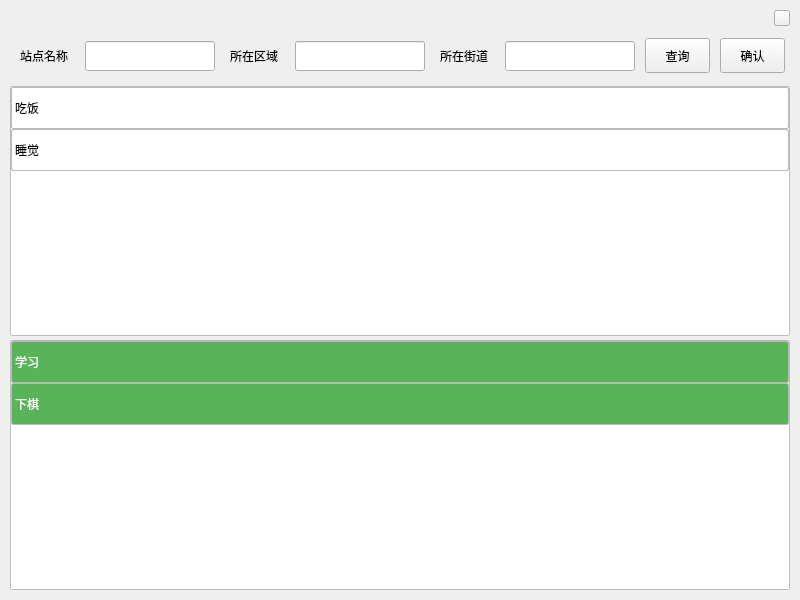
<?xml version="1.0" encoding="UTF-8"?>
<ui version="4.0">
 <class>ib_includeStation</class>
 <widget class="QWidget" name="ib_includeStation">
  <property name="geometry">
   <rect>
    <x>0</x>
    <y>0</y>
    <width>800</width>
    <height>600</height>
   </rect>
  </property>
  <property name="minimumSize">
   <size>
    <width>800</width>
    <height>600</height>
   </size>
  </property>
  <property name="maximumSize">
   <size>
    <width>800</width>
    <height>600</height>
   </size>
  </property>
  <property name="windowTitle">
   <string>Form</string>
  </property>
  <layout class="QVBoxLayout" name="verticalLayout">
   <property name="spacing">
    <number>0</number>
   </property>
   <property name="leftMargin">
    <number>5</number>
   </property>
   <property name="topMargin">
    <number>5</number>
   </property>
   <property name="rightMargin">
    <number>5</number>
   </property>
   <property name="bottomMargin">
    <number>5</number>
   </property>
   <item>
    <widget class="QWidget" name="includestation_bar" native="true">
     <property name="minimumSize">
      <size>
       <width>0</width>
       <height>26</height>
      </size>
     </property>
     <property name="maximumSize">
      <size>
       <width>16777215</width>
       <height>26</height>
      </size>
     </property>
     <property name="styleSheet">
      <string notr="true">QWidget#changepassword_bar {
    border-style:solid;
	border-width:1px;
	border-color:rgb(187, 187, 187);
    background-color: qlineargradient(x1:0, y1:0, x2:0, y2:1, stop:0 rgb(242, 242, 242), stop:1 rgb(221, 221, 221));
}</string>
     </property>
     <layout class="QHBoxLayout" name="horizontalLayout">
      <property name="spacing">
       <number>5</number>
      </property>
      <property name="leftMargin">
       <number>5</number>
      </property>
      <property name="topMargin">
       <number>0</number>
      </property>
      <property name="rightMargin">
       <number>5</number>
      </property>
      <property name="bottomMargin">
       <number>0</number>
      </property>
      <item>
       <widget class="QLabel" name="lb_icon">
        <property name="minimumSize">
         <size>
          <width>25</width>
          <height>24</height>
         </size>
        </property>
        <property name="maximumSize">
         <size>
          <width>16777215</width>
          <height>26</height>
         </size>
        </property>
        <property name="text">
         <string/>
        </property>
        <property name="pixmap">
         <pixmap resource="res.qrc">:/Images/logo.png</pixmap>
        </property>
       </widget>
      </item>
      <item>
       <spacer name="hs_bar">
        <property name="orientation">
         <enum>Qt::Horizontal</enum>
        </property>
        <property name="sizeHint" stdset="0">
         <size>
          <width>40</width>
          <height>20</height>
         </size>
        </property>
       </spacer>
      </item>
      <item>
       <widget class="QPushButton" name="btn_close">
        <property name="minimumSize">
         <size>
          <width>16</width>
          <height>16</height>
         </size>
        </property>
        <property name="maximumSize">
         <size>
          <width>16</width>
          <height>16</height>
         </size>
        </property>
        <property name="text">
         <string/>
        </property>
       </widget>
      </item>
     </layout>
    </widget>
   </item>
   <item>
    <widget class="QWidget" name="widget" native="true">
     <layout class="QVBoxLayout" name="verticalLayout_2">
      <property name="spacing">
       <number>5</number>
      </property>
      <property name="leftMargin">
       <number>5</number>
      </property>
      <property name="topMargin">
       <number>0</number>
      </property>
      <property name="rightMargin">
       <number>5</number>
      </property>
      <property name="bottomMargin">
       <number>5</number>
      </property>
      <item>
       <widget class="QWidget" name="station_bar" native="true">
        <layout class="QHBoxLayout" name="horizontalLayout_2">
         <property name="spacing">
          <number>10</number>
         </property>
         <property name="leftMargin">
          <number>5</number>
         </property>
         <property name="topMargin">
          <number>0</number>
         </property>
         <property name="rightMargin">
          <number>5</number>
         </property>
         <property name="bottomMargin">
          <number>0</number>
         </property>
         <item>
          <widget class="QWidget" name="stationname" native="true">
           <property name="minimumSize">
            <size>
             <width>200</width>
             <height>50</height>
            </size>
           </property>
           <property name="maximumSize">
            <size>
             <width>16777215</width>
             <height>50</height>
            </size>
           </property>
           <widget class="QLabel" name="lb_stationname">
            <property name="geometry">
             <rect>
              <x>5</x>
              <y>10</y>
              <width>61</width>
              <height>30</height>
             </rect>
            </property>
            <property name="text">
             <string>站点名称</string>
            </property>
           </widget>
           <widget class="QLineEdit" name="le_stationname">
            <property name="geometry">
             <rect>
              <x>70</x>
              <y>10</y>
              <width>130</width>
              <height>30</height>
             </rect>
            </property>
           </widget>
          </widget>
         </item>
         <item>
          <widget class="QWidget" name="location" native="true">
           <property name="minimumSize">
            <size>
             <width>200</width>
             <height>50</height>
            </size>
           </property>
           <widget class="QLabel" name="lb_lacation">
            <property name="geometry">
             <rect>
              <x>5</x>
              <y>10</y>
              <width>61</width>
              <height>30</height>
             </rect>
            </property>
            <property name="text">
             <string>所在区域</string>
            </property>
           </widget>
           <widget class="QLineEdit" name="le_location">
            <property name="geometry">
             <rect>
              <x>70</x>
              <y>10</y>
              <width>130</width>
              <height>30</height>
             </rect>
            </property>
           </widget>
          </widget>
         </item>
         <item>
          <widget class="QWidget" name="street" native="true">
           <property name="minimumSize">
            <size>
             <width>200</width>
             <height>50</height>
            </size>
           </property>
           <widget class="QLabel" name="lb_street">
            <property name="geometry">
             <rect>
              <x>5</x>
              <y>10</y>
              <width>61</width>
              <height>30</height>
             </rect>
            </property>
            <property name="text">
             <string>所在街道</string>
            </property>
           </widget>
           <widget class="QLineEdit" name="le_street">
            <property name="geometry">
             <rect>
              <x>70</x>
              <y>10</y>
              <width>130</width>
              <height>30</height>
             </rect>
            </property>
           </widget>
          </widget>
         </item>
         <item>
          <widget class="QPushButton" name="btn_searchstation">
           <property name="minimumSize">
            <size>
             <width>50</width>
             <height>35</height>
            </size>
           </property>
           <property name="maximumSize">
            <size>
             <width>80</width>
             <height>35</height>
            </size>
           </property>
           <property name="text">
            <string>查询</string>
           </property>
          </widget>
         </item>
         <item>
          <widget class="QPushButton" name="pushButton">
           <property name="minimumSize">
            <size>
             <width>50</width>
             <height>35</height>
            </size>
           </property>
           <property name="maximumSize">
            <size>
             <width>80</width>
             <height>35</height>
            </size>
           </property>
           <property name="text">
            <string>确认</string>
           </property>
          </widget>
         </item>
        </layout>
       </widget>
      </item>
      <item>
       <widget class="DragWidget" name="listWidget_result">
        <property name="minimumSize">
         <size>
          <width>780</width>
          <height>250</height>
         </size>
        </property>
        <property name="styleSheet">
         <string notr="true">QWidget#listWidget_result {
	border-width:1px;
	border-style:solid;
    border-radius: 2px;
    border-color: rgb(187, 187, 187);
}

QListWidget#listWidget_result::Item { 
	width: 100px; 
	height: 40px;
	background-color:white; 
	color:black;
	border-width: 1px;
	border-style: solid;
	border-color: rgb(187, 187, 187);
	border-radius: 2px;
}
QListWidget#listWidget_result::Item:hover { 
	background-color: rgb(250, 187, 97); 
	color: white;
}
QListWidget#listWidget_result::item:selected { 
	background-color: rgb(249, 160, 34); 
	color: white;
}</string>
        </property>
        <item>
         <property name="text">
          <string>吃饭</string>
         </property>
        </item>
        <item>
         <property name="text">
          <string>睡觉</string>
         </property>
        </item>
       </widget>
      </item>
      <item>
       <widget class="DragWidget" name="listWidget_modify">
        <property name="minimumSize">
         <size>
          <width>780</width>
          <height>250</height>
         </size>
        </property>
        <property name="maximumSize">
         <size>
          <width>780</width>
          <height>250</height>
         </size>
        </property>
        <property name="styleSheet">
         <string notr="true">QWidget#listWidget_modify {
	border-width:1px;
	border-style:solid;
    border-radius: 2px;
    border-color: rgb(187, 187, 187);
}

QListWidget#listWidget_modify::Item { 
	width: 100px; 
	height: 40px;
	background-color:rgb(89, 179, 89); 
	color:white;
	border-width: 1px;
	border-style: solid;
	border-color: rgb(187, 187, 187);
	border-radius: 2px;
}

QListWidget#listWidget_modify::Item:hover { 
	background-color: rgb(250, 187, 99); 
	color: white;
}

QListWidget#listWidget_modify::item:selected { 
	background-color: rgb(249, 160, 34); 
	color: white;
}</string>
        </property>
        <item>
         <property name="text">
          <string>学习</string>
         </property>
        </item>
        <item>
         <property name="text">
          <string>下棋</string>
         </property>
        </item>
       </widget>
      </item>
     </layout>
    </widget>
   </item>
  </layout>
 </widget>
 <customwidgets>
  <customwidget>
   <class>DragWidget</class>
   <extends>QListWidget</extends>
   <header location="global">dragwidget.h</header>
  </customwidget>
 </customwidgets>
 <resources>
  <include location="res.qrc"/>
 </resources>
 <connections/>
</ui>
